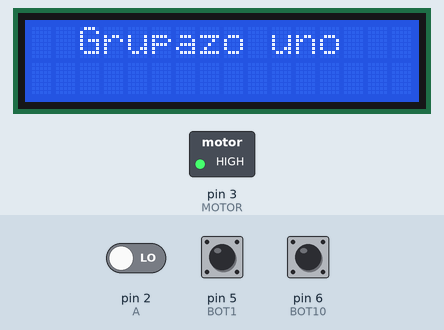
The sketch below on a simulated Arduino Uno, built with avr-gcc and run on an emulated ATmega328P. Parts: 16×2 character LCD, switched loads named in the sketch (green lamp = pin HIGH). The inputs (shaded band) are chosen by the test bench; at power-on: pin 2 (A) LOW, pin 5 (BOT1) HIGH, pin 6 (BOT10) LOW. What the sketch prints to the serial monitor is not drawn.

Above: at 0.1 s.
At 2.2 s:
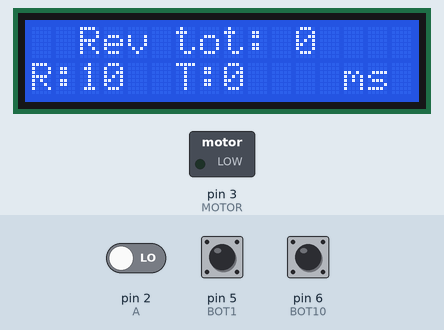
Timing chart, 0 to 3.7 s (numbered marks = the images above):
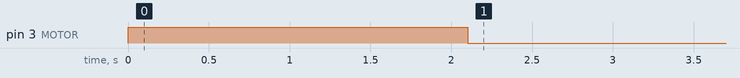

The sketch:

parcial.ino
```cpp
/* En thinkercad esta el circuito:
https://www.tinkercad.com/things/4UIilOzASQ1-copy-of-parcial-integrador-2023/editel?sharecode=miHhWJGy-nkXlX8eAezv1sGNDaTTRJgwcqFRmCSwF5w*/

/*UNIVERSIDAD NACIONAL DE RAFAELA
Grupo 1:
Alexis Gon
Juan Ocampo
Emiliano Soria
Pablo Correa

Carrera: Licenciatura en automatismos y robótica
Asignatura: Programacion
Profesor: Gustavo Castro*/

// Librerias utilizadas
#include <LiquidCrystal_I2C.h>

// Definiciones
#define A 2
#define BOT1 5
#define BOT10 6
#define MOTOR 3
#define RPV 159

#define MOTORON 0
#define MOTOROFF 1

// Inicializo objeto de pantalla
LiquidCrystal_I2C lcd(0x27, 16, 2);

volatile int conteo = 0, muestraAnterior = -1;                   // Contador para el encoder
volatile unsigned long tiempoActual = 0;                         // Visualiza el tiempo que demora en dar una vuelta el motor
int giros = 0, acumulado = 0, vueltas = 0, vueltasActuales = -1; // Variables para el número de giros y vueltas y vueltas acumuladas
bool accion = false, primerPaso = true;                          // Bandera para indicar si se debe iniciar una acción y el primer ciclo del programa
unsigned long tiempoVuelta = 0;                                  // Tiempo de vuelta

// Prototipos de las funciones
void encoder();
int calcular();
bool leerBotones();
void pantalla();
void actualizarGiros();
void actualizarVueltas();
void resetear();
void detenerMotor();

void setup()
{

  // Configurar GPIOs
  pinMode(A, INPUT);             // Canal A encoder motor
  pinMode(BOT1, INPUT);          // Boton de una vuelta
  pinMode(BOT10, INPUT);         // Boton de 10 vueltas
  pinMode(MOTOR, OUTPUT);        // Motor
  digitalWrite(MOTOR, MOTOROFF); // Inicializando motor

  Serial.begin(9600);

  // Configurar pantalla LCD
  lcd.init();
  lcd.backlight();
  lcd.setCursor(2, 0);
  lcd.print("Grupazo uno");
  delay(2000);

  // Inicializa la impresion de valores
  pantalla();

  // Configura la interrupción para el encoder
  attachInterrupt(digitalPinToInterrupt(A), encoder, RISING);
}

void loop()
{
  // Espera de activacion de botones
  if (!accion)
  {
    accion = leerBotones();
  }

  // Calcula el número de vueltas en base al conteo del encoder
  vueltas = calcular();

  // Actualiza los datos en la pantalla
  actualizarVueltas();

  // Verifica si se ha alcanzado el número de vueltas requerido
  detenerMotor();

  // Imprime el conteo del encoder en el puerto serie
}

// Incrementa el contador del encoder
void encoder()
{
  conteo++;
  tiempoActual = millis() - tiempoVuelta;
}

// Calcula el número de vueltas en base al conteo del encoder
int calcular()
{
  float calculo = float(conteo) / float(RPV);
  return int(calculo);
}

// Verifica si se debe iniciar una acción
bool leerBotones()
{
  if (!digitalRead(BOT1))
  {
    giros = 1; // Configura el número de giros a 1
    acumulado++;
    resetear(); // Reinicia los valores
    return true;
  }

  if (!digitalRead(BOT10))
  {
    giros = 10; // Configura el número de giros a 10
    acumulado += 10;
    resetear(); // Reinicia los valores
    return true;
  }

  return false;
}

// Actualiza la pantalla LCD
void pantalla()
{
  lcd.clear();
  lcd.setCursor(2, 0);
  lcd.print("Rev tot:");

  lcd.setCursor(0, 1);
  lcd.print("R:");

  lcd.setCursor(6, 1);
  lcd.print("T:");

  lcd.setCursor(13, 1);
  lcd.print("ms");

  actualizarGiros();
  actualizarVueltas();
}

// Acualiza datos de variables en pantalla
void actualizarGiros()
{
  lcd.setCursor(2, 1);
  lcd.print(giros); // Muestra la cantidad de giros seteada
}

// Acualiza datos de variables en pantalla
void actualizarVueltas()
{
  if (conteo != muestraAnterior)
  {
    Serial.println(conteo);
    muestraAnterior = conteo;
  }

  if (vueltas != vueltasActuales)
  {
    vueltasActuales = vueltas;
    lcd.setCursor(11, 0);
    lcd.print(vueltas); // Muestra el número de vueltas actual en la pantalla LCD

    lcd.setCursor(8, 1);
    if (primerPaso)
    {
      tiempoActual = 0;
      primerPaso = false;
    }
    lcd.print(tiempoActual); // Muestra la cantidad de tiempo transcurrido entre vueltas
  }
}

// Reinicia valores de control globales
void resetear()
{
  Serial.println("Valores a cero");
  tiempoVuelta = millis();
  Serial.println("Motor on");
  digitalWrite(MOTOR, MOTORON);
  actualizarGiros();
}

// Detiene el motor y configura para un nuevo ciclo
void detenerMotor()
{
  if (vueltas == acumulado && accion)
  {
    Serial.print("Motor off. ");
    Serial.print("Acumulado: ");
    Serial.println(acumulado);
    digitalWrite(MOTOR, MOTOROFF); // Detiene el motor
    accion = false;                // Reinicia la bandera de acción
    giros = 0;                     // Reinicia el número de giros
  }
}
```

Measured:
- by itself, pin 3 (MOTOR): HIGH → LOW at 2.1 s
